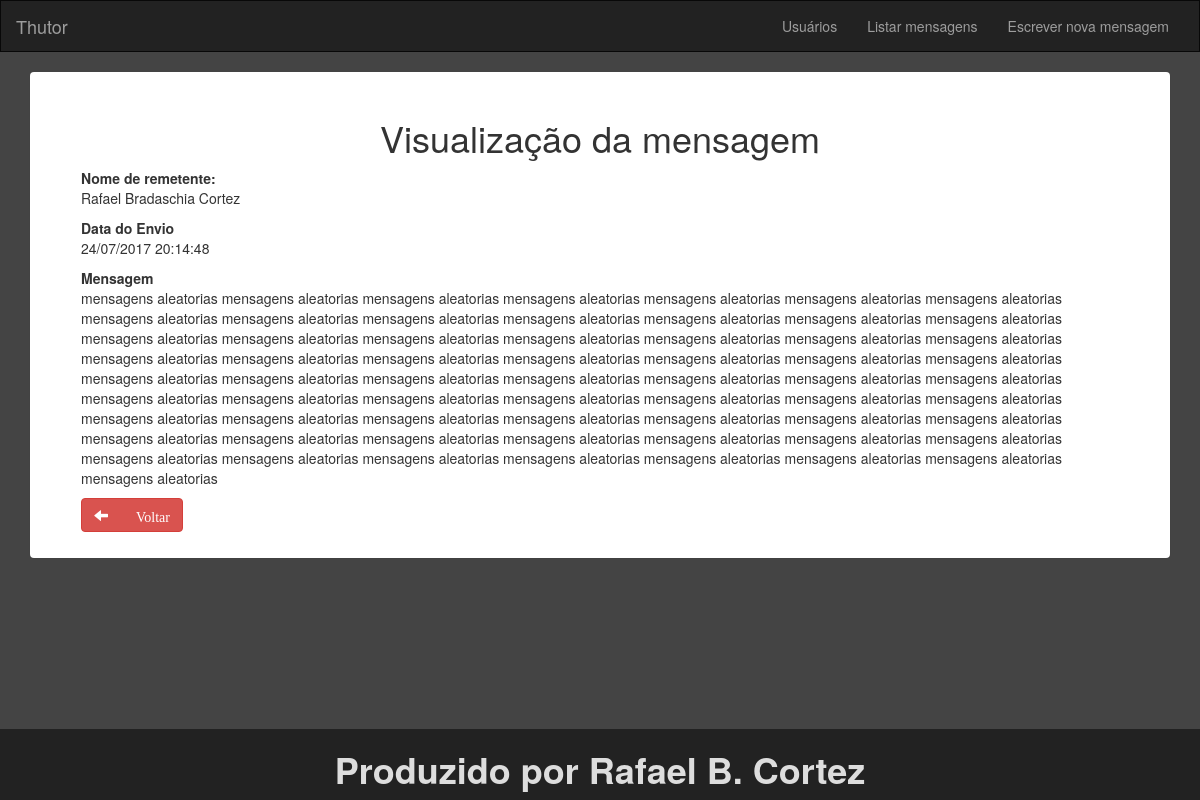
The app's page /mensagem/visualizacao/1 with its own data.
### tables this page shows
CREATE TABLE `messages` (
  `msg_id` int(11) NOT NULL AUTO_INCREMENT,
  `msg_body` longtext NOT NULL,
  `msg_date` datetime NOT NULL,
  `msg_user` int(11) NOT NULL,
  PRIMARY KEY (`msg_id`),
  KEY `msg_user` (`msg_user`),
  CONSTRAINT `messages_ibfk_1` FOREIGN KEY (`msg_user`) REFERENCES `users` (`user_id`) ON DELETE CASCADE ON UPDATE CASCADE
);

CREATE TABLE `users` (
  `user_id` int(11) NOT NULL AUTO_INCREMENT,
  `user_name` varchar(255) NOT NULL,
  `user_birthday` date NOT NULL,
  `user_biography` longtext NOT NULL,
  `user_creation` datetime NOT NULL,
  `user_address` longtext NOT NULL,
  `user_phone` varchar(14) NOT NULL,
  `user_trash` int(1) DEFAULT '0',
  PRIMARY KEY (`user_id`)
);

### application/controllers/Messages.php (called while the page is built, shortened)
<?php
class Messages extends CI_Controller {
	function __construct(){
		$this->load->model('users_model','users');
		$this->load->model('messages_model','msg');
	}
	public function view($id){
		$data['data'] = $this->msg->get_one($id);
		$this->load->view('viewMsg', $data);
	}
}
?>

### index.php (called while the page is built, shortened)
<?php
require_once BASEPATH.'core/CodeIgniter.php';

### application/models/Messages_model.php (called while the page is built, shortened)
<?php
class Messages_model extends CI_Model {
	public function get_one($id){
		$sql = 'SELECT msg_id as id, msg_body as msg, msg_date as date, users.user_name as user ';
		$sql .= 'FROM `messages` ';
		$sql .= 'INNER JOIN users on messages.msg_user=users.user_id ';
		$sql .= 'WHERE msg_id = ?';
		$query = $this->db->query($sql, $id);
		$row = $query->result_array();
		return $row;
	}
}
?>

### application/views/viewMsg.php (the view, shortened to what this page needs)
<?php
	$date = new DateTime($data[0]['date']);
	$date = $date->format('d/m/Y H:i:s');
?>
<!DOCTYPE html>
<html lang="en">
	<body>
		<div class="container">
			<div class="panel">
				<h1 class="text-center">Visualização da mensagem</h1>
					<p>
						<span><strong>Nome de remetente:</strong></span><br>
						<?= $data[0]['user']; ?>
					</p>
					<p>
						<span><strong>Data do Envio</strong></span><br>
						<?= $date; ?>
					</p>
					<p>
						<span><strong>Mensagem</strong></span><br>
						<?= nl2br($data[0]['msg']); ?>
					</p>
					<a class="btn btn-danger" href="<?= base_url('mensagens'); ?>">
						<span class="glyphicon glyphicon-arrow-left">
							&nbsp;Voltar
						</span>
					</a>
				</div>
			</div>
	</body>
</html>

### assets/css/style.css (style rules this page uses)
body { background-color: #444; }
.panel { padding: 25px 50px; margin-bottom: 100px; }

### records on screen
messages: msg_user.user_name "Rafael Bradaschia Cortez", msg_date "24/07/2017 20:14:48", msg_body "mensagens aleatorias mensagens aleatorias mensagens aleatorias mensagens aleatorias mensagens aleatorias mensagens aleatorias mensagens aleatorias mensagens aleatorias mensagens aleatorias mensagens aleatorias mensagens aleatorias mensagens aleatorias mensagens aleatorias mensagens aleatorias mensagens aleatorias mensagens aleatorias mensagens aleatorias mensagens aleatorias mensagens aleatorias mensagens aleatorias mensagens aleatorias mensagens aleatorias mensagens aleatorias mensagens aleatorias mensagens aleatorias mensagens aleatorias mensagens aleatorias mensagens aleatorias mensagens aleatorias mensagens aleatorias mensagens aleatorias mensagens aleatorias mensagens aleatorias…"
